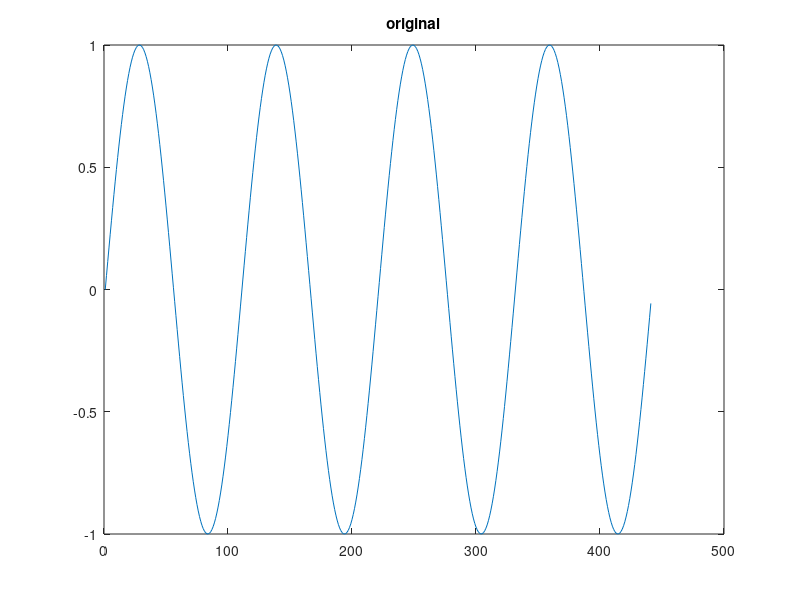

Here is the MATLAB script that generated this plot: (Note: this script raises an error after producing the figure.)
Fs = 44100;
dt = 1/Fs;
t = 0:dt:0.01-dt;
signal = sin(2*pi*400*t);
figure(1), plot(signal), title('original')

coef = my_dct(signal);
reconstructed = my_idct(coef);
figure(2), plot(reconstructed), title('reconstructed'), grid on


% ------------------------------------------------------------------------
figure(3)
n = length(coef);
reconstructed = zeros(1,n);
X0 = coef(1)/n;
reconstructed = reconstructed + X0;
for i = 1:n-1
    for j = 0:n-1
        reconstructed(j+1) = reconstructed(j+1) + (2/n)*coef(i+1)*cos((pi/n)*i*(j+0.5));
    end
    waitforbuttonpress, plot(reconstructed), hold on, plot(signal, 'r'), hold off, title(['step-by-step recosntruction [i = ', num2str(i), ']'])
end

